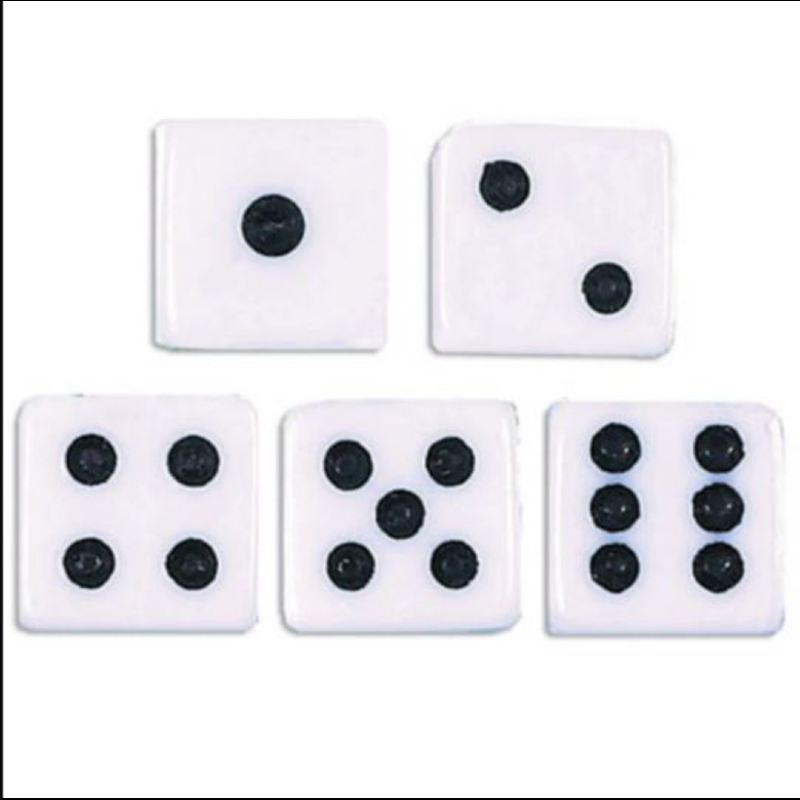
#> input picture input/dice.png, 800 x 800 px
$ jupyter execute dice_face_value.ipynb
#> lines starting #> are read from the running program, lines starting #| are printed output that depends on the picture; after the words box and inside, x2 and y2 are one past the last pixel; in counts of white or black regions, pixels touching at a corner belong together
[cell 1]
# Importing the necessary libraries
import os
import numpy as np
import cv2
from matplotlib import pyplot as plt

[cell 2]
# Read in an image and correct for colorspace
img = cv2.imread("./input/dice.png")
#> img is the input picture: shape (800, 800, 3); mean B, G, R 234.5, 230.9, 231.9
img = cv2.cvtColor(img, cv2.COLOR_BGR2RGB)
# Plot the image
plt.imshow(img), plt.show()

[cell 3]
# Create clones and grayscale version of the image
img_clone = img.copy()
img_clone1 = img.copy()

# Create greyscale version of the image
img_clone = cv2.cvtColor(img_clone, cv2.COLOR_RGB2GRAY)

# Apply Gaussian blurring order to soften image
img_clone = cv2.GaussianBlur(img_clone, (5, 5), 0)
plt.imshow(img_clone), plt.show()

[cell 4]
# Threshold the image
ret, img_thresh = cv2.threshold(img_clone, 207, 255, cv2.THRESH_BINARY)
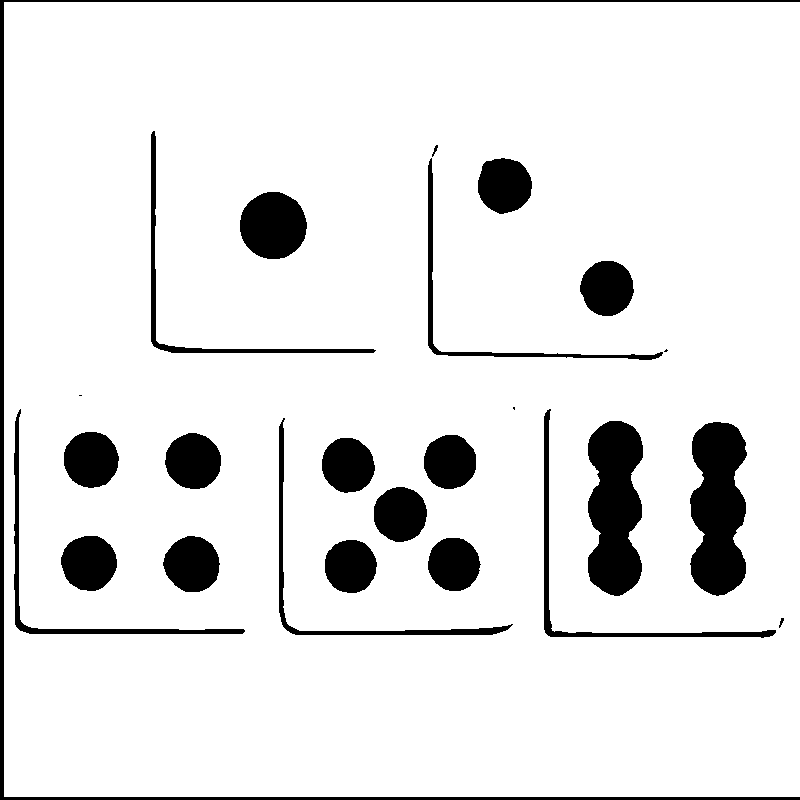
#> img_thresh: shape (800, 800); 90.4% white; 25 black regions (3 under 20 px), largest, box (x1, y1, x2, y2) and area: (690, 422, 747, 596) 7702, (588, 421, 643, 596) 7606, (0, 0, 800, 800) 7180

[cell 5]
# Use Canny Edge Detection
img_canny = cv2.Canny(img_thresh, 2, 2*2, 5)
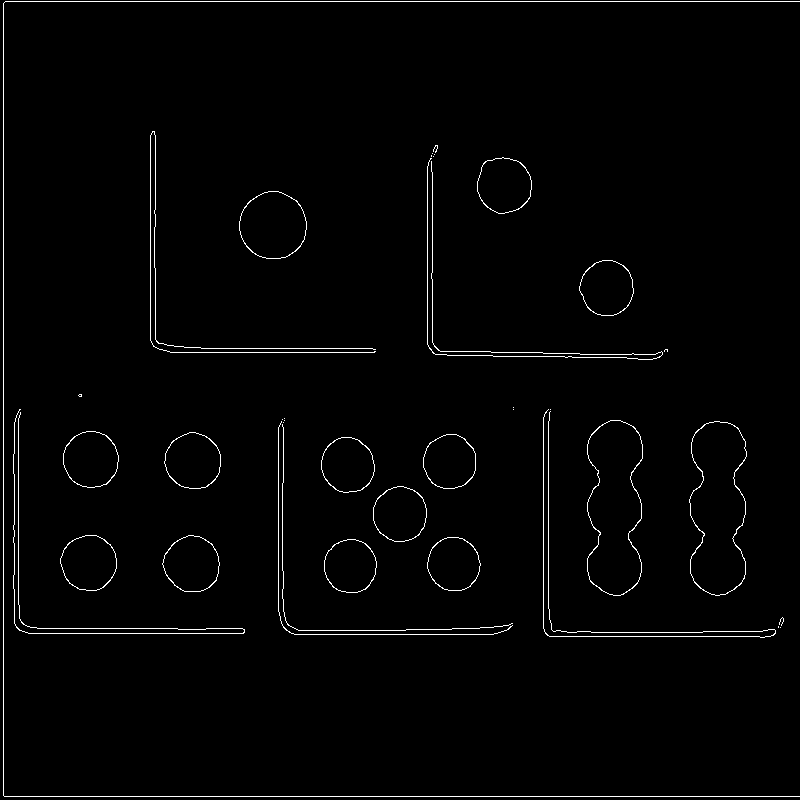
#> img_canny: shape (800, 800); 1.6% white in thin lines or dots
plt.imshow(img_canny), plt.show()

[cell 6]
def calculate_value(roi):
    """ This function takes in the Region of Interests and
    returns the total number of RoIs."""
    # Set up the detector with default parameters
    params = cv2.SimpleBlobDetector_Params()

    # Filter by Inertia
    params.filterByInertia = True
    params.minInertiaRatio = 0.5

    detector = cv2.SimpleBlobDetector_create(params)
    key_points = detector.detect(roi)

    return len(key_points)

[cell 7]
# Get the contours of the dice
contours, hierarchy = cv2.findContours(img_canny, cv2.RETR_EXTERNAL,cv2.CHAIN_APPROX_SIMPLE)
#> contours = 38 contours, 24 with area under 20; largest, box (x1, y1, x2, y2) and area: (689, 421, 747, 596) 7742, (587, 420, 643, 596) 7642, (239, 191, 307, 259) 3537, (164, 432, 221, 489) 2450, (162, 535, 220, 592) 2438

[cell 8]
for i in range(len(contours)):
    # Find the area
    contours_area = cv2.contourArea(contours[i])

    # Get the region of interest (for the particular die)
    x, y, w, h = cv2.boundingRect(contours[i])
    img = cv2.rectangle(img, (x, y), (x + w, y + h), (255, 0, 0), 5)
    dice_roi = img_clone1[y: (y + h), x: (x + w)]

    # Calculate the number of RoIs
    number = calculate_value(dice_roi)

    # Label the dice with its number of dots
    img = cv2.putText(img, str(number), (x, y + h), cv2.FONT_HERSHEY_COMPLEX_SMALL, 5, (0, 255, 0), 5)
#> this loop made 38 passes
#> (contours_area, x, y, w, h, key_points in calculate_value, number) on passes 4 to 12: (2194.5, 324, 539, 53, 54, 1 keypoints; (x, y, size): (26, 27, 51.8), 1), (2198, 427, 537, 54, 54, 1 keypoints; (x, y, size): (27, 27, 51.3), 1), (2437.5, 162, 535, 58, 57, 1 keypoints; (x, y, size): (29, 28, 55.1), 1), (2407.5, 60, 535, 57, 56, 1 keypoints; (x, y, size): (28, 28, 55), 1), (2306, 373, 486, 54, 56, 1 keypoints; (x, y, size): (27, 28, 52.9), 1), (2285, 321, 437, 54, 56, 1 keypoints; (x, y, size): (27, 28, 54), 1), (2247, 423, 434, 53, 55, 1 keypoints; (x, y, size): (26, 27, 52.1), 1), (2449.5, 164, 432, 57, 57, 1 keypoints; (x, y, size): (28, 28, 54.5), 1), (2432.5, 63, 431, 56, 57, 1 keypoints; (x, y, size): (28, 28, 54.7), 1)
#> (contours_area, x, y, w, h, number) on passes 15, 17: (7742.5, 689, 421, 58, 175, 3), (7642.5, 587, 420, 56, 176, 3)
#> pass 1, `img = cv2.putText(img, str(number), (x, y + h), cv2.FONT_HERSHEY_COMPL..`:
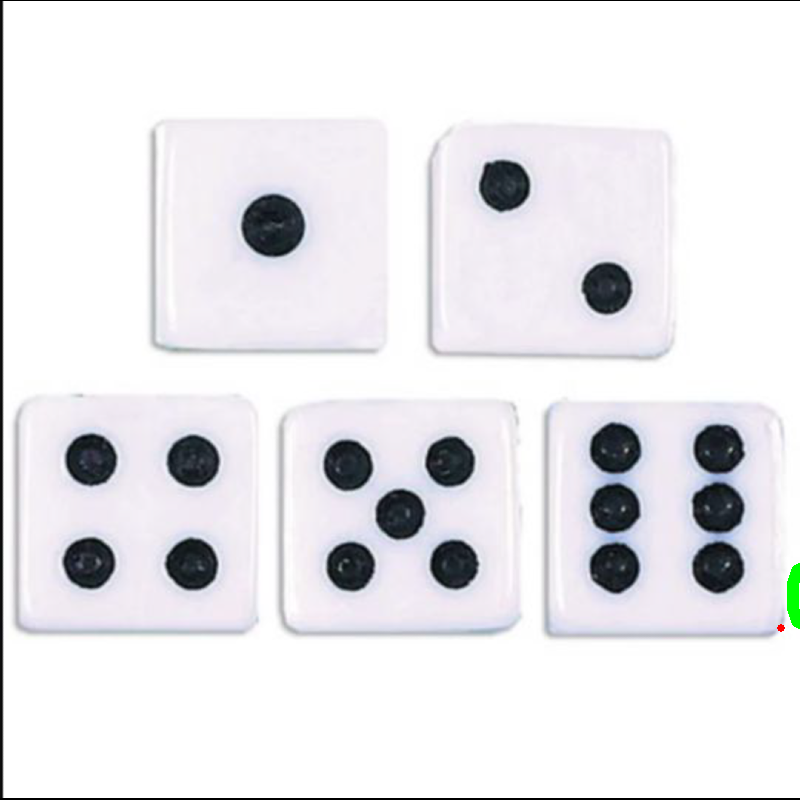
#> img: shape (800, 800, 3); mean R, G, B 231.6, 230.9, 234.2
#> after the loop:
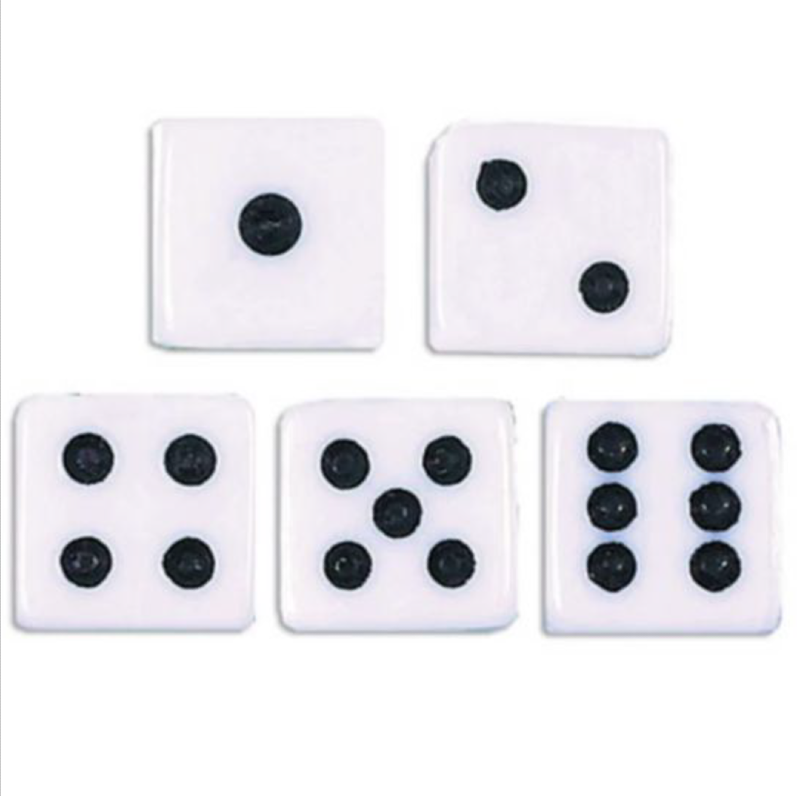
#> dice_roi: shape (796, 797, 3); mean R, G, B 233.5, 232.5, 236.1
#> after the loop:
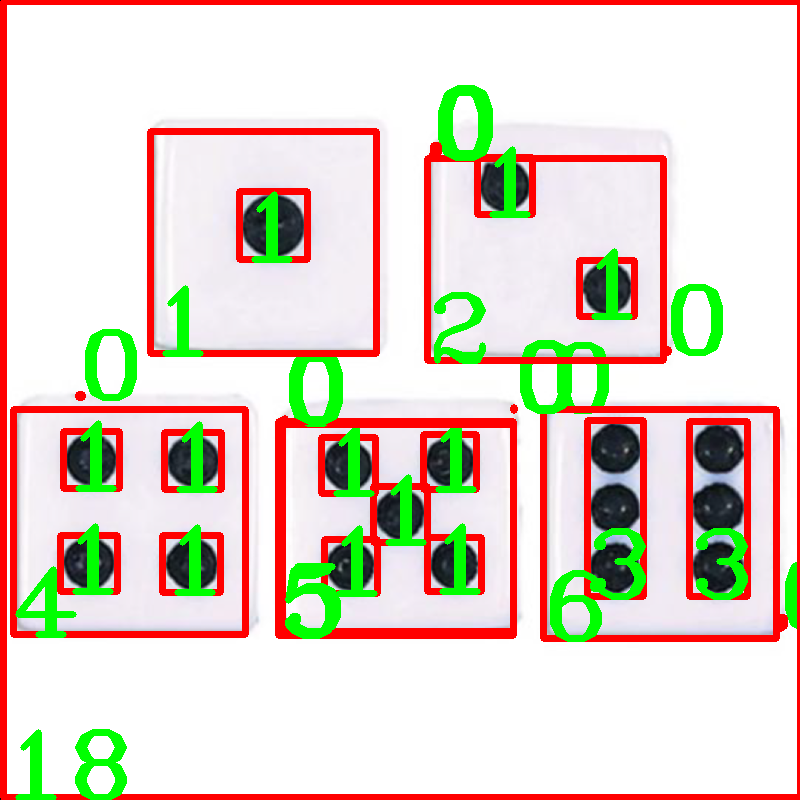
#> img: shape (800, 800, 3); mean R, G, B 224.3, 212.2, 199.1

[cell 9]
# Label the total number of dots
img = cv2.putText(img, "Total: " + str(number), (25, 75), cv2.FONT_HERSHEY_COMPLEX_SMALL, 5, (0, 255, 0), 5)
cv2.drawContours(img, contours, -1, (0, 0, 255), 5)
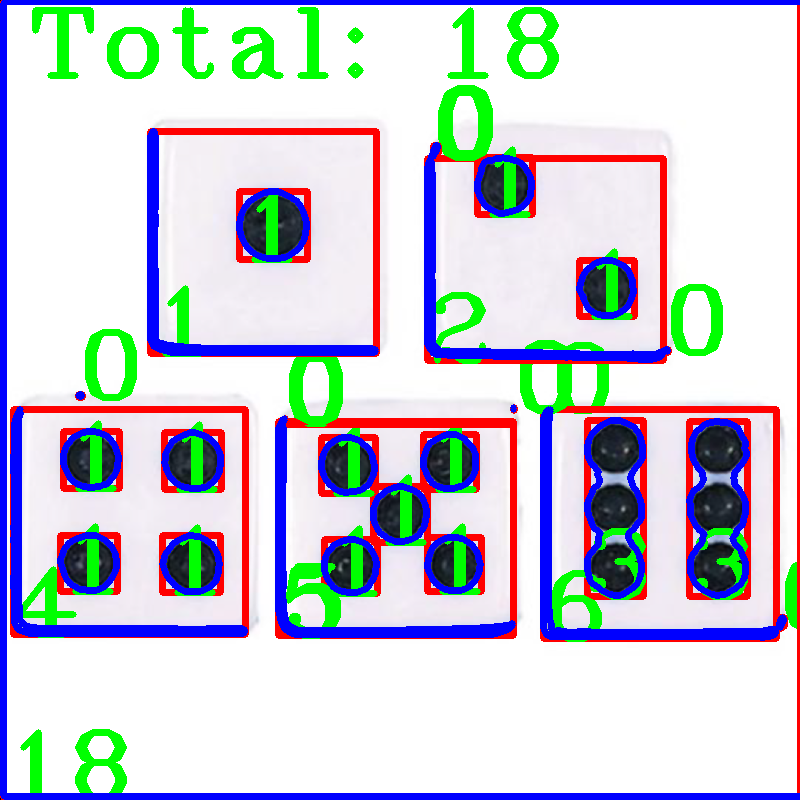
#> img: shape (800, 800, 3); mean R, G, B 201, 203.6, 213.5

[cell 10]
# Plot the result
plt.imshow(img), plt.show()

# Save the result
outputName = 'output_dice.png'
outputPath = "./output"
cv2.imwrite(os.path.join(outputPath,outputName), img)
#> Out = True
